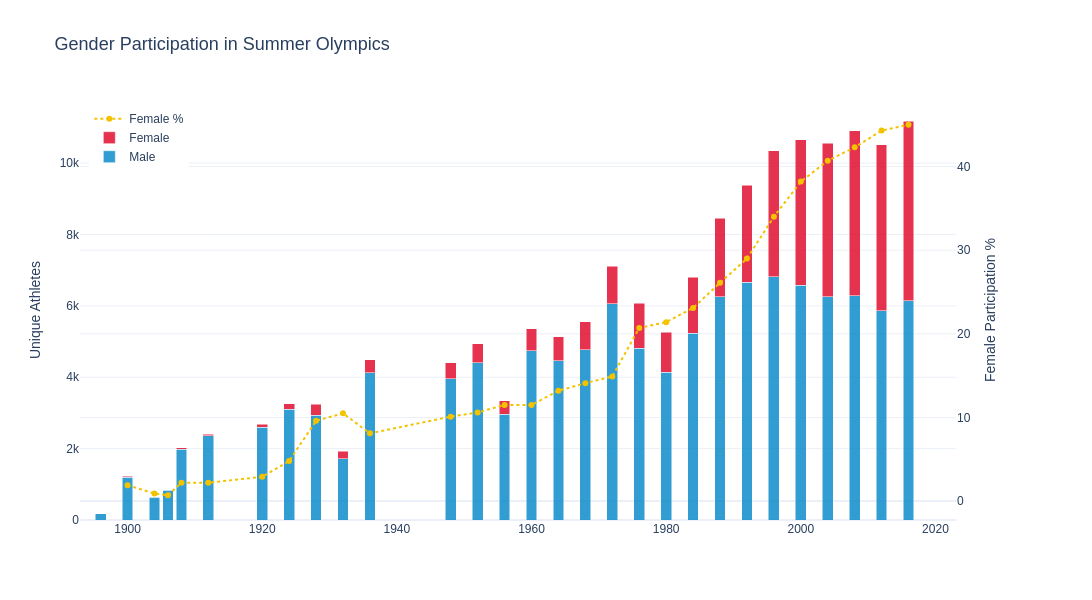

The notebook cell this image was saved under:
### Markdown cell above
## 4. Gender Equity — Participation Trend

### Code cell
gender_year = (
    summer.groupby(['Year', 'Gender'])['ID']
    .nunique()
    .reset_index()
    .rename(columns={'ID': 'Athletes'})
)

# Add female % per year
totals = gender_year.groupby('Year')['Athletes'].sum().rename('Total')
gender_year = gender_year.join(totals, on='Year')
gender_year['Pct'] = (gender_year['Athletes'] / gender_year['Total'] * 100).round(1)

female_pct = gender_year[gender_year['Gender'] == 'Female'][['Year', 'Pct']]

fig = make_subplots(specs=[[{'secondary_y': True}]])

for gender, color in [('Male', OLY['blue']), ('Female', OLY['red'])]:
    sub = gender_year[gender_year['Gender'] == gender]
    fig.add_trace(
        go.Bar(x=sub['Year'], y=sub['Athletes'], name=gender,
               marker_color=color, opacity=0.8),
        secondary_y=False
    )

fig.add_trace(
    go.Scatter(x=female_pct['Year'], y=female_pct['Pct'],
               name='Female %', mode='lines+markers',
               line=dict(color=OLY['yellow'], width=2, dash='dot'),
               marker=dict(size=6)),
    secondary_y=True
)

fig.update_layout(
    title='Gender Participation in Summer Olympics',
    barmode='stack', template='plotly_white',
    font_family='Arial', title_font_size=18,
    width=1200, height=600,
    legend=dict(x=0.01, y=0.99)
)
fig.update_yaxes(title_text='Unique Athletes', secondary_y=False)
fig.update_yaxes(title_text='Female Participation %', secondary_y=True)

fig.write_html(OUT_FIGS / 'athlete_bar_genderParticipation.html')
fig.show()
logger.info('Saved gender participation chart.')

### Figure 1 — Plotly figure (JSON) as saved in the notebook; plotly's stock layout.template omitted (floating-point values rounded to 4 significant figures)
{"data": [{"marker": {"color": "#0085C7"}, "name": "Male", "opacity": 0.8, "type": "bar", "x": [1896, 1900, 1904, 1906, 1908, 1912, 1920, 1924, 1928, 1932, 1936, 1948, 1952, 1956, 1960, 1964, 1968, 1972, 1976, 1980, 1984, 1988, 1992, 1996, 2000, 2004, 2008, 2012, 2016], "xaxis": "x", "y": [176, 1201, 644, 835, 1980, 2356, 2598, 3100, 2935, 1721, 4123, 3956, 4411, 2963, 4739, 4457, 4775, 6054, 4813, 4136, 5229, 6251, 6663, 6822, 6579, 6257, 6290, 5863, 6145], "yaxis": "y"}, {"marker": {"color": "#DF0024"}, "name": "Female", "opacity": 0.8, "type": "bar", "x": [1900, 1904, 1906, 1908, 1912, 1920, 1924, 1928, 1932, 1936, 1948, 1952, 1956, 1960, 1964, 1968, 1972, 1976, 1980, 1984, 1988, 1992, 1996, 2000, 2004, 2008, 2012, 2016], "xaxis": "x", "y": [23, 6, 6, 44, 53, 78, 156, 312, 201, 361, 446, 521, 384, 613, 680, 783, 1060, 1260, 1123, 1569, 2203, 2723, 3517, 4068, 4300, 4609, 4654, 5034], "yaxis": "y"}, {"line": {"color": "#F4C300", "dash": "dot", "width": 2}, "marker": {"size": 6}, "mode": "lines+markers", "name": "Female %", "type": "scatter", "x": [1900, 1904, 1906, 1908, 1912, 1920, 1924, 1928, 1932, 1936, 1948, 1952, 1956, 1960, 1964, 1968, 1972, 1976, 1980, 1984, 1988, 1992, 1996, 2000, 2004, 2008, 2012, 2016], "xaxis": "x", "y": [1.9, 0.9, 0.7, 2.2, 2.2, 2.9, 4.8, 9.6, 10.5, 8.1, 10.1, 10.6, 11.5, 11.5, 13.2, 14.1, 14.9, 20.7, 21.4, 23.1, 26.1, 29.0, 34.0, 38.2, 40.7, 42.3, 44.3, 45.0], "yaxis": "y2"}], "layout": {"barmode": "stack", "font": {"family": "Arial"}, "height": 600, "legend": {"x": 0.01, "y": 0.99}, "title": {"font": {"size": 18}, "text": "Gender Participation in Summer Olympics"}, "width": 1200, "xaxis": {"anchor": "y", "domain": [0.0, 0.94]}, "yaxis": {"anchor": "x", "domain": [0.0, 1.0], "title": {"text": "Unique Athletes"}}, "yaxis2": {"anchor": "x", "overlaying": "y", "side": "right", "title": {"text": "Female Participation %"}}}}
